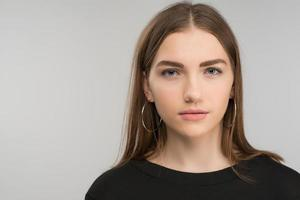
#> input picture rosto.jpg, 300 x 200 px
$ python faces.py
#> lines starting #> are read from the running program, lines starting #| are printed output that depends on the picture; after the words box and inside, x2 and y2 are one past the last pixel; in counts of white or black regions, pixels touching at a corner belong together
import cv2
import matplotlib.pyplot as plt

imagePath = 'rosto.jpg'
img = cv2.imread(imagePath)
#> img is the input picture: shape (200, 300, 3); mean B, G, R 148.6, 156, 166.4
print(f'Dimensão Img original: {img.shape}')
#| Dimensão Img original: (200, 300, 3)
gray_image = cv2.cvtColor(img, cv2.COLOR_BGR2GRAY)
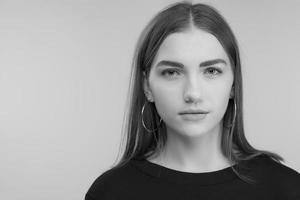
#> gray_image: shape (200, 300); min 2, max 223, mean 158.3
print(f'Dimensão Escala de Cinza: {gray_image.shape}')
#| Dimensão Escala de Cinza: (200, 300)
face_classifier = cv2.CascadeClassifier("haarcascade_frontalface_default.xml")

if face_classifier.empty():
    print('Erro Classificador\n')
    exit()

face = face_classifier.detectMultiScale(gray_image, scaleFactor=1.1, minNeighbors=5)
#> face = [[140, 32, 103, 103]]

for (x, y, w, h) in face:
    cv2.rectangle(img, (x, y), (x + w, y + h), (255, 0, 255), 1)
#> this loop made 1 pass
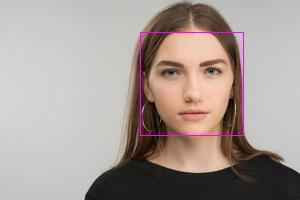
#> img: shape (200, 300, 3); 0.69% of pixels changed, all inside (x1, y1, x2, y2) = (140, 32, 244, 136)

img_rgb = cv2.cvtColor(img, cv2.COLOR_BGR2RGB)

plt.figure(figsize=(20,10))
plt.imshow(img_rgb)
plt.axis('off')
plt.show()
